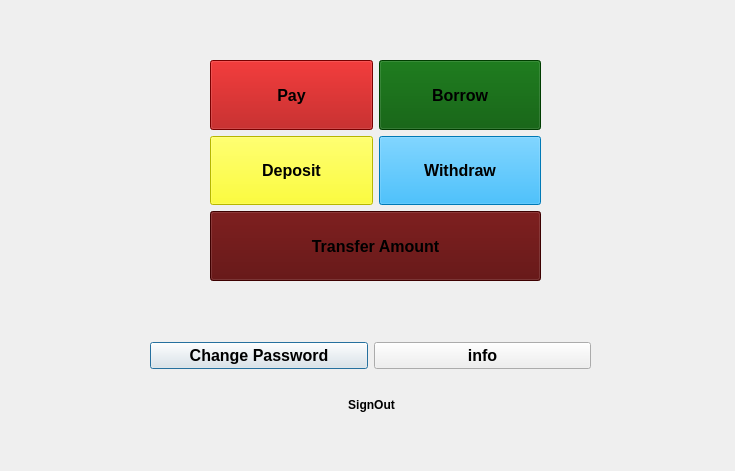
<?xml version="1.0" encoding="UTF-8"?>
<ui version="4.0">
 <class>System</class>
 <widget class="QDialog" name="System">
  <property name="geometry">
   <rect>
    <x>0</x>
    <y>0</y>
    <width>735</width>
    <height>471</height>
   </rect>
  </property>
  <property name="font">
   <font>
    <bold>true</bold>
   </font>
  </property>
  <property name="windowTitle">
   <string>Dialog</string>
  </property>
  <widget class="QWidget" name="layoutWidget">
   <property name="geometry">
    <rect>
     <x>150</x>
     <y>330</y>
     <width>441</width>
     <height>51</height>
    </rect>
   </property>
   <layout class="QHBoxLayout" name="horizontalLayout">
    <item>
     <widget class="QPushButton" name="pushButton_5">
      <property name="font">
       <font>
        <pointsize>12</pointsize>
        <bold>true</bold>
       </font>
      </property>
      <property name="styleSheet">
       <string notr="true"/>
      </property>
      <property name="text">
       <string>Change Password</string>
      </property>
     </widget>
    </item>
    <item>
     <widget class="QPushButton" name="pushButton_info">
      <property name="font">
       <font>
        <pointsize>12</pointsize>
        <bold>true</bold>
       </font>
      </property>
      <property name="styleSheet">
       <string notr="true"/>
      </property>
      <property name="text">
       <string>info</string>
      </property>
     </widget>
    </item>
   </layout>
  </widget>
  <widget class="QWidget" name="layoutWidget">
   <property name="geometry">
    <rect>
     <x>210</x>
     <y>60</y>
     <width>331</width>
     <height>221</height>
    </rect>
   </property>
   <layout class="QVBoxLayout" name="verticalLayout">
    <item>
     <layout class="QHBoxLayout" name="horizontalLayout_2">
      <item>
       <widget class="QPushButton" name="pushButton_pay">
        <property name="sizePolicy">
         <sizepolicy hsizetype="Minimum" vsizetype="Preferred">
          <horstretch>0</horstretch>
          <verstretch>0</verstretch>
         </sizepolicy>
        </property>
        <property name="font">
         <font>
          <pointsize>12</pointsize>
          <bold>true</bold>
         </font>
        </property>
        <property name="styleSheet">
         <string notr="true">background-color: rgb(170, 0, 0);</string>
        </property>
        <property name="text">
         <string>Pay</string>
        </property>
       </widget>
      </item>
      <item>
       <widget class="QPushButton" name="pushButton_borrow">
        <property name="sizePolicy">
         <sizepolicy hsizetype="Minimum" vsizetype="Preferred">
          <horstretch>0</horstretch>
          <verstretch>0</verstretch>
         </sizepolicy>
        </property>
        <property name="font">
         <font>
          <pointsize>12</pointsize>
          <bold>true</bold>
         </font>
        </property>
        <property name="styleSheet">
         <string notr="true">background-color: rgb(0, 85, 0);</string>
        </property>
        <property name="text">
         <string>Borrow</string>
        </property>
       </widget>
      </item>
     </layout>
    </item>
    <item>
     <layout class="QHBoxLayout" name="horizontalLayout_3">
      <item>
       <widget class="QPushButton" name="pushButton_deposit">
        <property name="sizePolicy">
         <sizepolicy hsizetype="Minimum" vsizetype="Preferred">
          <horstretch>0</horstretch>
          <verstretch>0</verstretch>
         </sizepolicy>
        </property>
        <property name="font">
         <font>
          <pointsize>12</pointsize>
          <bold>true</bold>
         </font>
        </property>
        <property name="styleSheet">
         <string notr="true">background-color: rgb(255, 255, 0);</string>
        </property>
        <property name="text">
         <string>Deposit</string>
        </property>
       </widget>
      </item>
      <item>
       <widget class="QPushButton" name="pushButton_withdraw">
        <property name="sizePolicy">
         <sizepolicy hsizetype="Minimum" vsizetype="Preferred">
          <horstretch>0</horstretch>
          <verstretch>0</verstretch>
         </sizepolicy>
        </property>
        <property name="font">
         <font>
          <pointsize>12</pointsize>
          <bold>true</bold>
         </font>
        </property>
        <property name="autoFillBackground">
         <bool>false</bool>
        </property>
        <property name="styleSheet">
         <string notr="true">background-color: rgb(0, 170, 255);</string>
        </property>
        <property name="text">
         <string>Withdraw</string>
        </property>
       </widget>
      </item>
     </layout>
    </item>
    <item>
     <widget class="QPushButton" name="pushButton_transfer">
      <property name="sizePolicy">
       <sizepolicy hsizetype="Minimum" vsizetype="Preferred">
        <horstretch>0</horstretch>
        <verstretch>0</verstretch>
       </sizepolicy>
      </property>
      <property name="font">
       <font>
        <pointsize>12</pointsize>
        <bold>true</bold>
       </font>
      </property>
      <property name="styleSheet">
       <string notr="true">background-color: rgb(85, 0, 0);</string>
      </property>
      <property name="text">
       <string>Transfer Amount</string>
      </property>
     </widget>
    </item>
   </layout>
  </widget>
  <widget class="QPushButton" name="pushButton_8">
   <property name="geometry">
    <rect>
     <x>330</x>
     <y>390</y>
     <width>83</width>
     <height>29</height>
    </rect>
   </property>
   <property name="text">
    <string>SignOut</string>
   </property>
   <property name="flat">
    <bool>true</bool>
   </property>
  </widget>
 </widget>
 <resources/>
 <connections/>
</ui>
